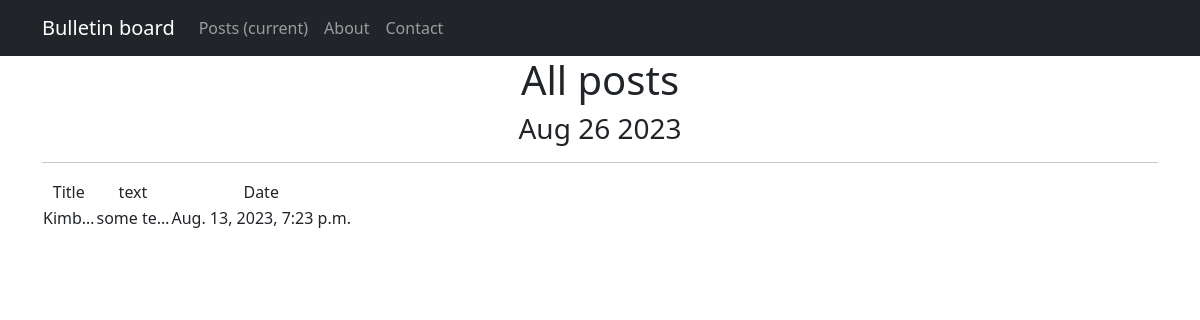
The app's page /posts/, older data.
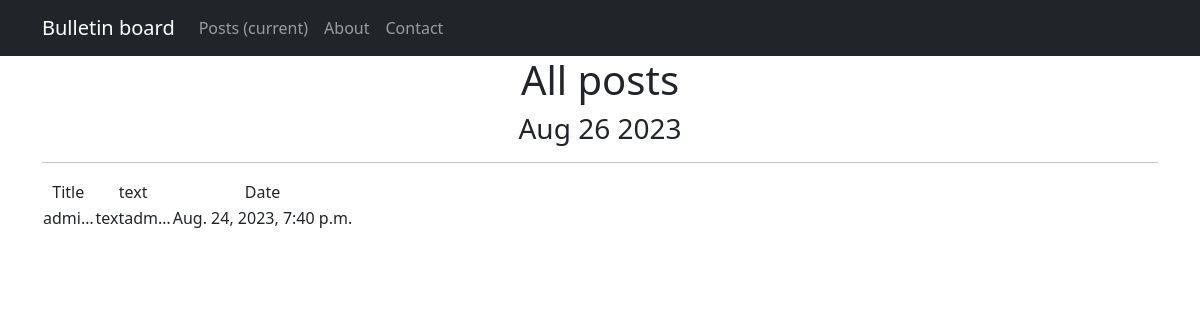
The same page, newer data.
### bboard/models.py (models this page shows, shortened)
class Post(models.Model):
    player = models.OneToOneField(Player, on_delete=models.CASCADE)
    categoryType = models.CharField(max_length=16, choices=CATEGORY_CHOICES, default='SELLER')
    datePub = models.DateTimeField(auto_now_add=True)
    title = models.CharField(max_length=128,)
    text = models.TextField()

### bboard/views.py (the view)
# urls.py: path('', PostList.as_view()),
class PostList(ListView):
    model = Post
    ordering = 'datePub'
    template_name = 'post_list.html'
    context_object_name = 'posts'
    def get_context_data(self, **kwargs):
        context = super().get_context_data(**kwargs)
        context['time_now'] = datetime.utcnow()
        return context

### bboard/templatetags/custom_tags.py (called while the page is built)
@register.simple_tag()
def current_time(format_string='%b %d %Y'):
    return datetime.utcnow().strftime(format_string)

### bboard/templates/bboard/post_list.html (shortened to what this page needs)
{% extends 'bboard/default.html' %}
{% load custom_filters %}
{% load custom_tags %}
{% block content %}
    <h1>All posts</h1>
    <h3>{% current_time '%b %d %Y' %}</h3>
    <hr>
    {% if posts %}
        <table>
            <tr>
                <td>Title</td>
                <td>text</td>
                <td>Date</td>
            </tr>
            {% for post in posts %}
            <tr>
                <td>{{ post.title|truncatechars:5 }}</td>
                <td>{{ post.text|truncatechars:8 }}</td>
                <td>{{ post.datePub }}</td>
                <td>{{ post.Post.player }}</td>
                <td>
                </td>
            </tr>
            {% endfor %}
        </table>
    {% else %}
        <h2>Объявлений нет</h2>
    {% endif %}
{% endblock content %}

Row changes from the older to the newer data that the page shows:
removed Post: title "Kimb…", text "some te…", datePub "Aug. 13, 2023, 7:23 p.m."
added Post: title "admi…", text "textadm…", datePub "Aug. 24, 2023, 7:40 p.m."
